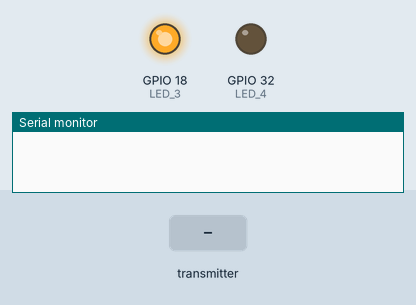
The program below on a simulated ESP32. On the bench: output pins drawn as LEDs (lit = HIGH), the last lines printed to the serial monitor. The test bench sets the inputs (shaded band).

Above: at 0.1 s.
At 1.0 s:
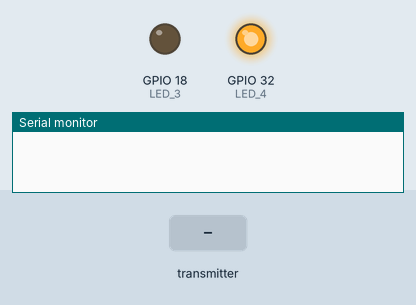
At 2.6 s:
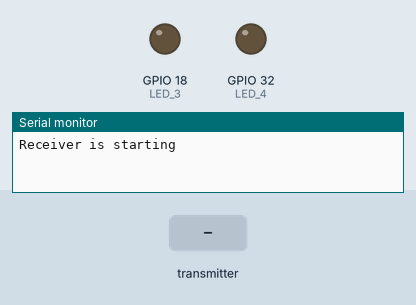
2.7 s: the transmitter starts sending id = 0
Timing chart, 0 to 5.7 s (numbered marks = the images above; inputs shaded):
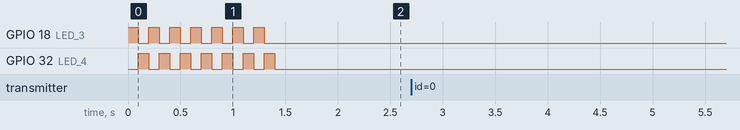

The program:

main.cpp
```cpp
#include <Arduino.h>
#include <esp_now.h>
#include <WiFi.h>
#include <WiFiAP.h>
#include <string>
#include <iterator>
#include <numeric>
#include <iterator>
#include <cstdint>


#define LED_3 GPIO_NUM_18
#define LED_4 GPIO_NUM_32

void init_esp_now(void);
void OnDataRecv(const uint8_t *mac_addr, const uint8_t *incomingData, int len);

// Structure to receive data, must match the sender structure
typedef struct {
    int id;
    int x;
    int y;
    int t;
    int q;
    int w;
} struct_message;


// Create a struct_message called myData
struct_message myData;

int buff_char[6];


void setup() {
    setCpuFrequencyMhz(80);
    Serial.begin(115200);
    WiFi.mode(WIFI_STA);

    pinMode(LED_3, OUTPUT);
    pinMode(LED_4, OUTPUT);

    init_esp_now();

    Serial.println("Receiver is starting");
    esp_now_register_recv_cb(OnDataRecv);
}


void loop() {

}
/***********************************************************/

void init_esp_now(void) {
    if (esp_now_init() != ESP_OK) {
        Serial.println("Error in initializing ESP-NOW");
        while (1) {
            digitalWrite(LED_3, 1);
            digitalWrite(LED_4, 1);
            delay(500);
            digitalWrite(LED_3, 0);
            digitalWrite(LED_4, 0);
            delay(500);
        }
    } else {
        for (uint8_t i = 0; i < 7; i++) {
            digitalWrite(LED_3, 1);
            digitalWrite(LED_4, 0);
            delay(100);
            digitalWrite(LED_3, 0);
            digitalWrite(LED_4, 1);
            delay(100);
        }
        digitalWrite(LED_3, 0);
        digitalWrite(LED_4, 0);
    }
}

// callback function that will be executed when data is received
void OnDataRecv(const uint8_t *mac_addr, const uint8_t *incomingData, int len) {
    if (len == 2) {
        Serial.print('\%');
        Serial.print(*incomingData);
        Serial.print(',');
        Serial.println(*(++incomingData));
    } else {
        memcpy(&myData, incomingData, sizeof(myData));
        buff_char[0] = myData.x;
        buff_char[1] = myData.y;
        buff_char[2] = myData.t;
        buff_char[3] = myData.q;
        buff_char[4] = myData.w;
        buff_char[5] = myData.id;

        for (uint8_t i = 0; i < 6; ++i) {
            Serial.print(buff_char[i]);
            Serial.print(',');
        }
        Serial.println();
    }
}
```
